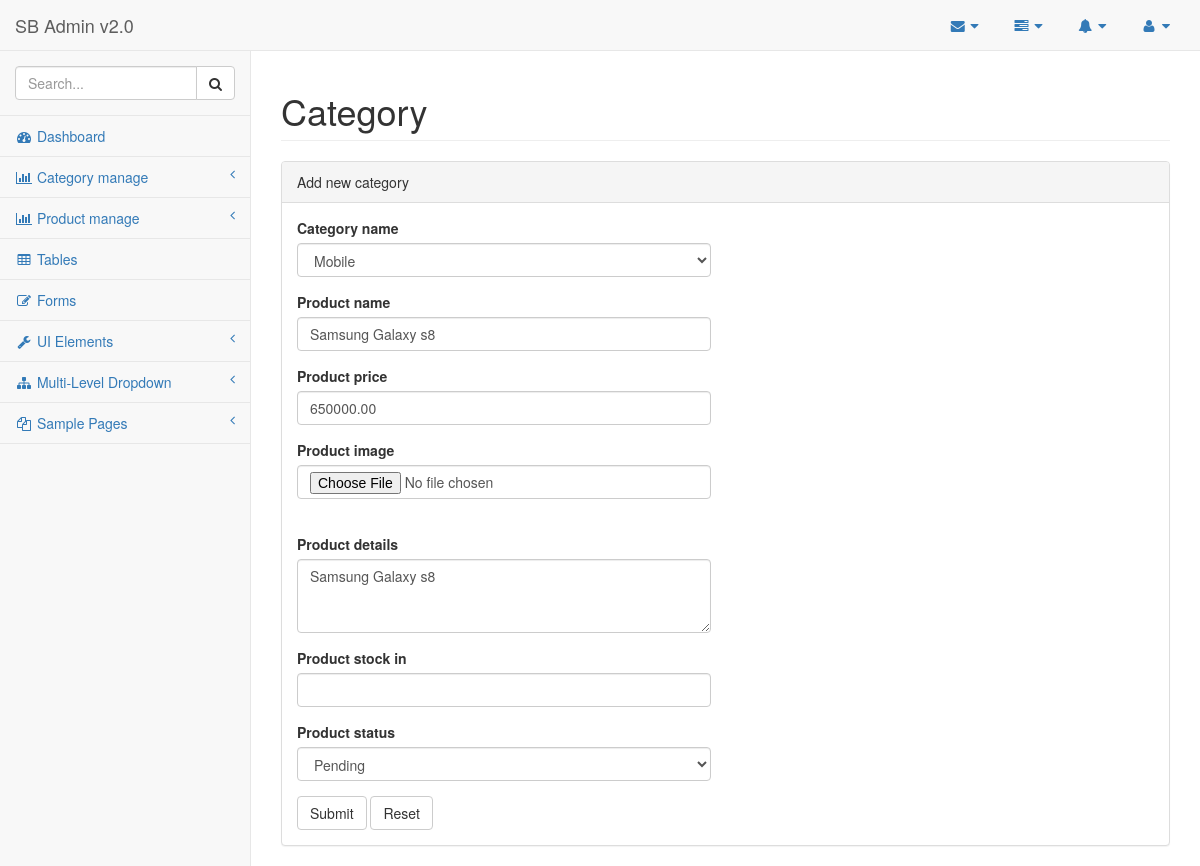
Before: /backend/pages/product_edit.php?pid=2 with the older database file.
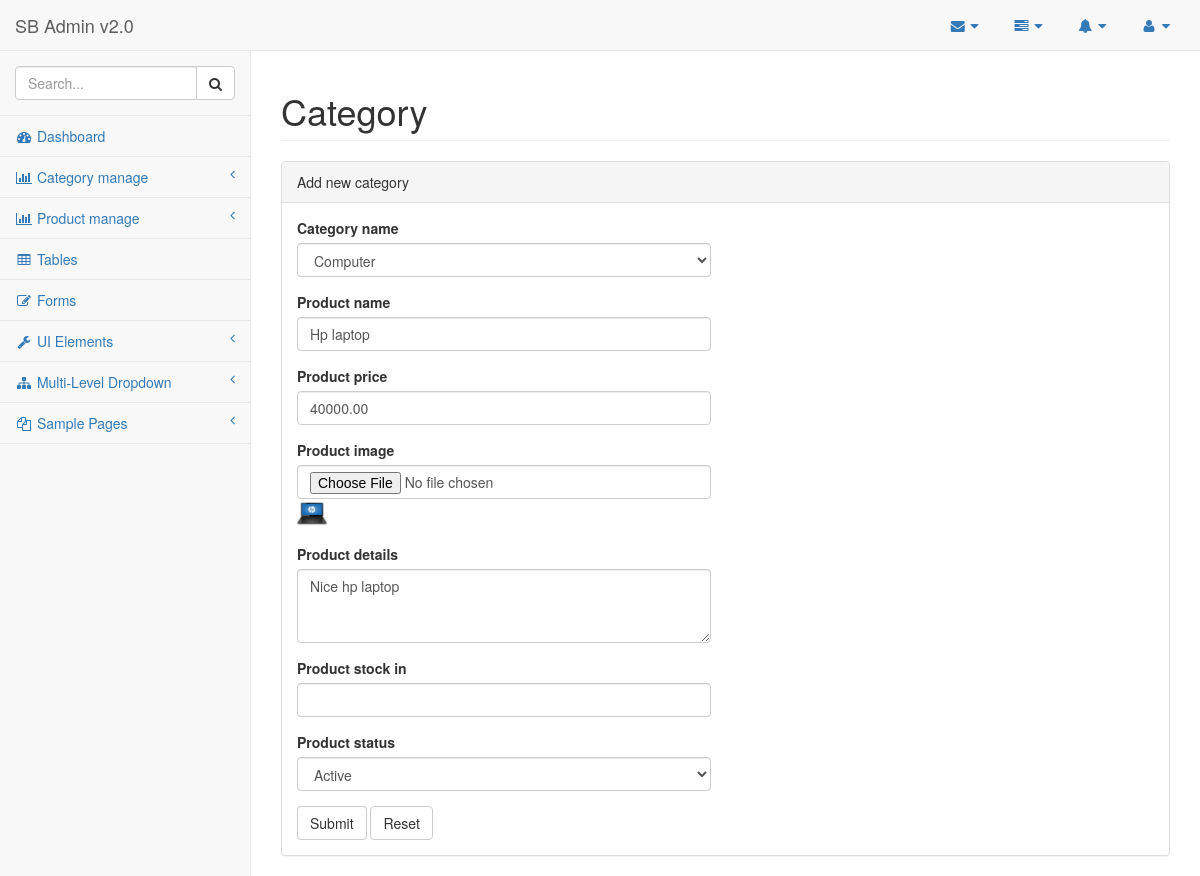
After: the same page with the newer database file.
### tables this page shows
CREATE TABLE `products` (
  `product_id` int(11) NOT NULL,
  `product_name` varchar(50) NOT NULL,
  `product_price` decimal(10,2) NOT NULL,
  `product_image` varchar(250) NOT NULL,
  `product_details` varchar(500) NOT NULL,
  `product_category` int(11) NOT NULL,
  `product_stock_in` int(11) NOT NULL,
  `product_status` tinyint(1) NOT NULL,
  `created_at` timestamp NOT NULL DEFAULT CURRENT_TIMESTAMP,
  `updated_at` timestamp NOT NULL DEFAULT CURRENT_TIMESTAMP
);

CREATE TABLE `categories` (
  `catid` int(11) NOT NULL,
  `category_name` varchar(50) NOT NULL
);

### backend/pages/product_edit.php (the view, shortened to what the changed rows need)
<?php
require('connect.php');
$product_id = $_REQUEST['pid'];
$sql = "SELECT products.*, categories.category_name FROM `products` INNER JOIN categories ON products.product_category = categories.catid  WHERE product_id = '$product_id' ORDER BY products.product_name";
$res = mysqli_query($con, $sql);
$row = mysqli_fetch_assoc($res);
?>
<!DOCTYPE html>
<html lang="en">
<head>
    <link href="../vendor/bootstrap/css/bootstrap.min.css" rel="stylesheet">
    <link href="../vendor/metisMenu/metisMenu.min.css" rel="stylesheet">
    <link href="../dist/css/sb-admin-2.css" rel="stylesheet">
    <link href="../vendor/font-awesome/css/font-awesome.min.css" rel="stylesheet" type="text/css">
</head>
<body>
    <div id="wrapper">
        <div id="page-wrapper">
            <div class="row">
                <div class="col-lg-12">
                    <h1 class="page-header">Category</h1>
                </div>
            </div>
            <div class="row">
                <div class="col-lg-12">
                    <div class="panel panel-default">
                        <div class="panel-body">
                            <div class="row">
                                <div class="col-lg-6">
                                    <form role="form" action="product_action.php" method="post" enctype="multipart/form-data">
                                        <div class="form-group">
                                            <label>Category name</label>
                                            <select  class="form-control" name="product_category" id="product_category" >
                                                <option value="<?php echo $row['product_category']; ?>"><?php echo $row['category_name']; ?></option>
                                            </select>
                                        </div>
                                        <div class="form-group">
                                            <label>Product name</label>
                                            <input class="form-control" type="text" name="product_name" value="<?php echo $row['product_name']; ?>" required>
                                        </div>
                                        <div class="form-group">
                                            <label>Product price</label>
                                            <input class="form-control" type="text" name="product_price" value="<?php echo $row['product_price']; ?>">
                                        </div>
                                        <div class="form-group">
                                            <label>Product image</label>
                                            <input class="form-control" type="file" name="product_image">
                                        <img class="pro_img" src="../../<?php echo $row['product_image']; ?>" alt="">
                                        </div>
                                        <div class="form-group">
                                            <label>Product details</label>
                                            <textarea class="form-control" rows="3" name="product_details"><?php echo $row['product_details']; ?></textarea>
                                        </div>
                                        <div class="form-group">
                                            <label>Product status</label>
                                            <select class="form-control" name="product_status">
                                                <?php
                                                if($row['product_status'] ==1)
                                                {
                                                    ?>
                                                    <option value="1">Active</option>
                                                    <?php
                                                }
                                                else
                                                {
                                                    ?>
                                                    <option value="0">Pending</option>
                                                    <?php
                                                }
                                                 ?>
                                            </select>
                                        </div>
                                    </form>
                                </div>
                            </div>
                        </div>
                    </div>
                </div>
            </div>
        </div>
    </div>
</body>
</html>

Changed rows visible on the page:
changed products: product_category "Mobile" → "Computer"; product_name "Samsung Galaxy s8" → "Hp laptop"; product_price "650000.00" → "40000.00"; product_image: picture added; product_details "Samsung Galaxy s8" → "Nice hp laptop"; product_status "Pending" → "Active"
